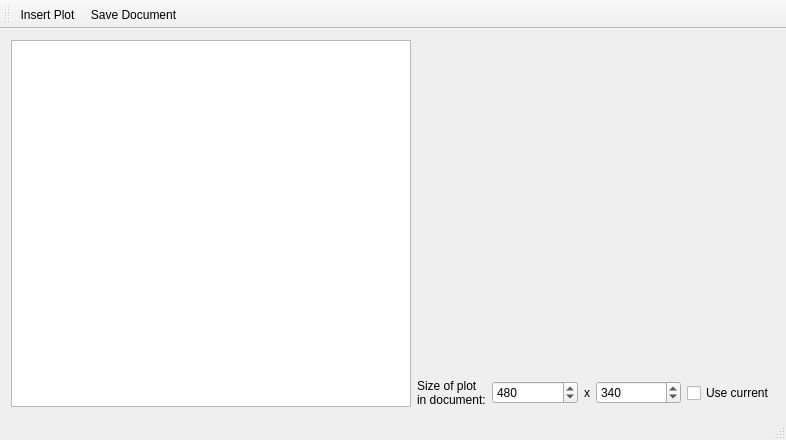
<?xml version="1.0" encoding="UTF-8"?>
<ui version="4.0">
 <class>MainWindow</class>
 <widget class="QMainWindow" name="MainWindow">
  <property name="geometry">
   <rect>
    <x>0</x>
    <y>0</y>
    <width>786</width>
    <height>440</height>
   </rect>
  </property>
  <property name="windowTitle">
   <string>QCustomPlot Document Insertion Demo</string>
  </property>
  <widget class="QWidget" name="centralWidget">
   <layout class="QHBoxLayout" name="horizontalLayout_2">
    <item>
     <widget class="QTextEdit" name="textEdit">
      <property name="minimumSize">
       <size>
        <width>400</width>
        <height>0</height>
       </size>
      </property>
     </widget>
    </item>
    <item>
     <layout class="QVBoxLayout" name="verticalLayout">
      <item>
       <widget class="QCustomPlot" name="plot" native="true">
        <property name="sizePolicy">
         <sizepolicy hsizetype="Preferred" vsizetype="MinimumExpanding">
          <horstretch>0</horstretch>
          <verstretch>0</verstretch>
         </sizepolicy>
        </property>
       </widget>
      </item>
      <item>
       <layout class="QHBoxLayout" name="horizontalLayout">
        <item>
         <widget class="QLabel" name="label">
          <property name="text">
           <string>&lt;html&gt;&lt;head/&gt;&lt;body&gt;&lt;p&gt;Size of plot&lt;br/&gt;in document:&lt;/p&gt;&lt;/body&gt;&lt;/html&gt;</string>
          </property>
         </widget>
        </item>
        <item>
         <widget class="QSpinBox" name="sbWidth">
          <property name="sizePolicy">
           <sizepolicy hsizetype="MinimumExpanding" vsizetype="Fixed">
            <horstretch>0</horstretch>
            <verstretch>0</verstretch>
           </sizepolicy>
          </property>
          <property name="minimum">
           <number>1</number>
          </property>
          <property name="maximum">
           <number>9999</number>
          </property>
          <property name="value">
           <number>480</number>
          </property>
         </widget>
        </item>
        <item>
         <widget class="QLabel" name="label_2">
          <property name="text">
           <string>x</string>
          </property>
         </widget>
        </item>
        <item>
         <widget class="QSpinBox" name="sbHeight">
          <property name="sizePolicy">
           <sizepolicy hsizetype="MinimumExpanding" vsizetype="Fixed">
            <horstretch>0</horstretch>
            <verstretch>0</verstretch>
           </sizepolicy>
          </property>
          <property name="minimum">
           <number>1</number>
          </property>
          <property name="maximum">
           <number>9999</number>
          </property>
          <property name="value">
           <number>340</number>
          </property>
         </widget>
        </item>
        <item>
         <widget class="QCheckBox" name="cbUseCurrentSize">
          <property name="text">
           <string>Use current</string>
          </property>
         </widget>
        </item>
       </layout>
      </item>
     </layout>
    </item>
   </layout>
  </widget>
  <widget class="QToolBar" name="mainToolBar">
   <attribute name="toolBarArea">
    <enum>TopToolBarArea</enum>
   </attribute>
   <attribute name="toolBarBreak">
    <bool>false</bool>
   </attribute>
   <addaction name="actionInsert_Plot"/>
   <addaction name="actionSave_Document"/>
  </widget>
  <widget class="QStatusBar" name="statusBar"/>
  <action name="actionInsert_Plot">
   <property name="text">
    <string>Insert Plot</string>
   </property>
  </action>
  <action name="actionSave_Document">
   <property name="text">
    <string>Save Document...</string>
   </property>
  </action>
 </widget>
 <layoutdefault spacing="6" margin="11"/>
 <customwidgets>
  <customwidget>
   <class>QCustomPlot</class>
   <extends>QWidget</extends>
   <header>qcustomplot.h</header>
   <container>1</container>
  </customwidget>
 </customwidgets>
 <resources/>
 <connections/>
</ui>
